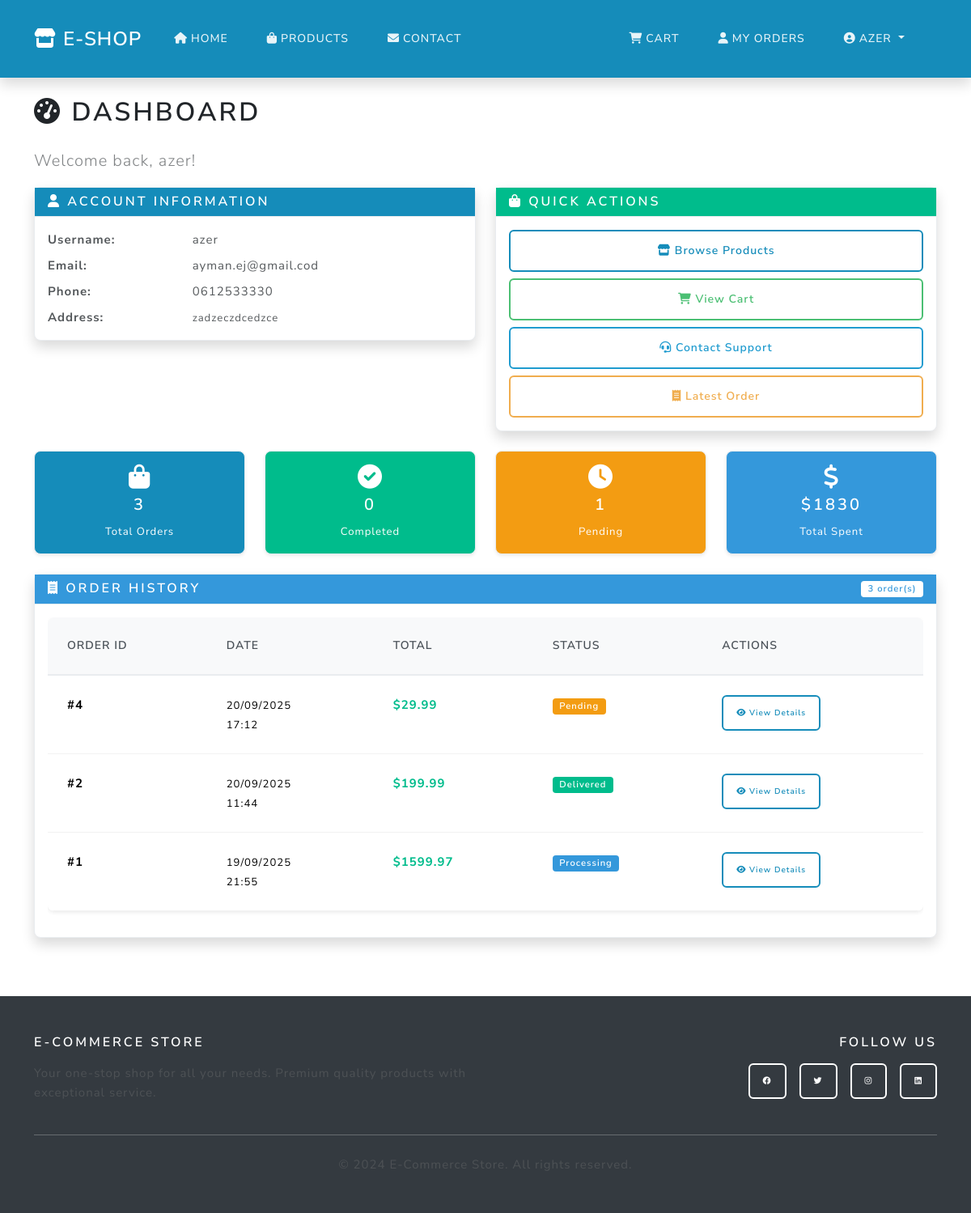
Before: /dashboard (signed in) with the older database file.
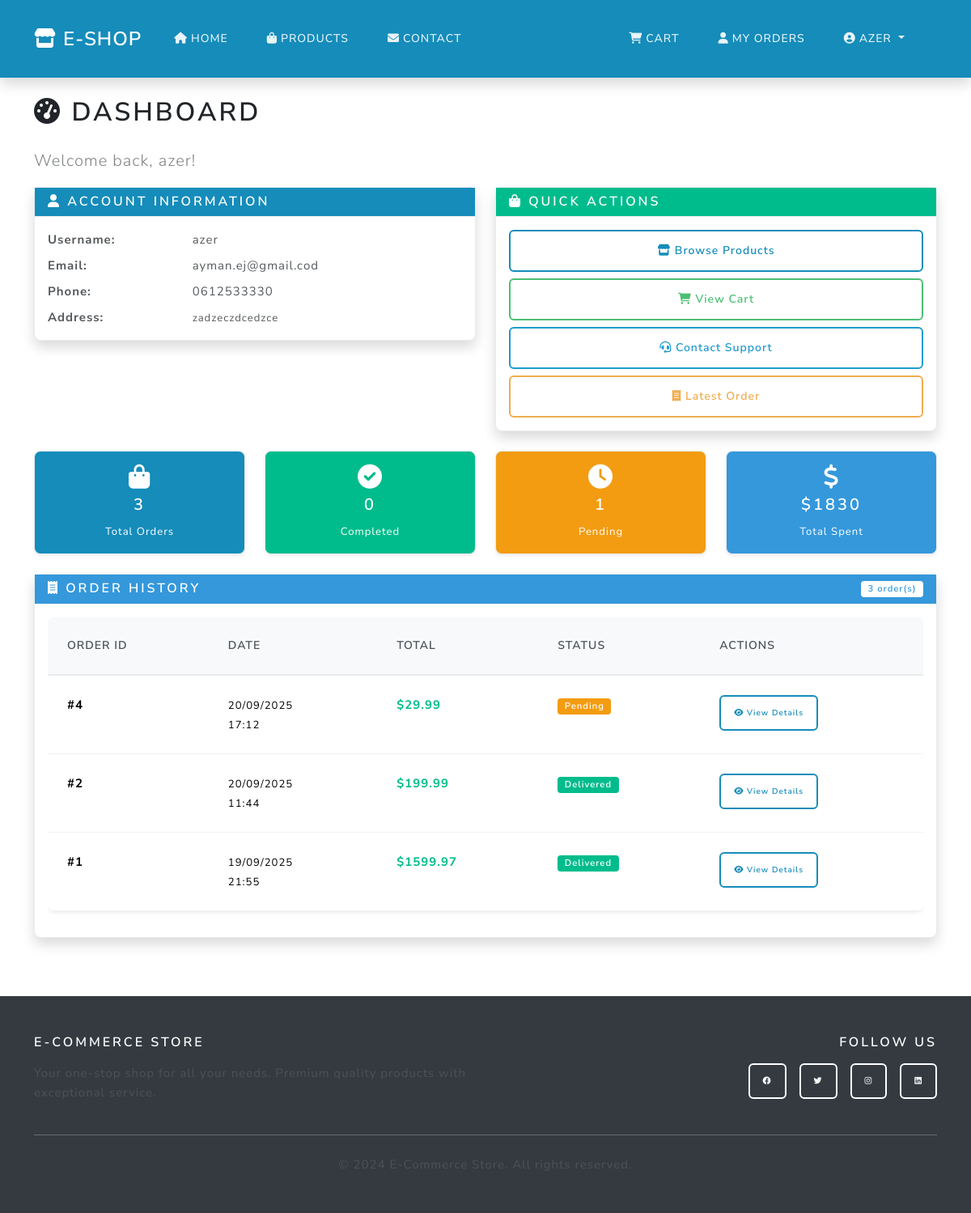
After: the same page with the newer database file.
### main.py (models this page shows)
class Order(db.Model):
    id = db.Column(db.Integer, primary_key=True)
    user_id = db.Column(db.Integer, db.ForeignKey('user.id'), nullable=False)
    total = db.Column(db.Float, nullable=False)
    status = db.Column(db.String(20), default='pending')
    created_at = db.Column(db.DateTime, default=db.func.current_timestamp())

### main.py (the view)
@app.route('/dashboard')
@login_required
def dashboard():
    orders = Order.query.filter_by(user_id=current_user.id).order_by(Order.created_at.desc()).all()
    return render_template('dashboard.html', orders=orders)

### main.py (called while the page is built)
@login_manager.user_loader
def load_user(user_id):
    return User.query.get(int(user_id))

### templates/dashboard.html (shortened to what the changed rows need)
{% extends "base.html" %}
{% block content %}
<div class="container py-4">
  <div class="row">
    <div class="col-12">
      <h1 class="mb-4"><i class="fas fa-tachometer-alt"></i> Dashboard</h1>
    </div>
  </div>
  <div class="row">
    <div class="col-12">
      <div class="card shadow">
        <div class="card-body">
          {% if orders %}
          <div class="table-responsive">
            <table class="table table-hover">
              <thead>
                <tr>
                  <th>Order ID</th>
                  <th>Date</th>
                  <th>Total</th>
                  <th>Status</th>
                  <th>Actions</th>
                </tr>
              </thead>
              <tbody>
                {% for order in orders %}
                <tr>
                  <td><strong>#{{ order.id }}</strong></td>
                  <td>
                    <small>
                      {{ order.created_at.strftime('%d/%m/%Y') if order.created_at else 'N/A' }}<br>
                      {{ order.created_at.strftime('%H:%M') if order.created_at else '' }}
                    </small>
                  </td>
                  <td><strong class="text-success">${{ "%.2f"|format(order.total) }}</strong></td>
                  <td>
                    {% if order.status == 'pending' %}
                      <span class="badge bg-warning">Pending</span>
                    {% elif order.status == 'processing' %}
                      <span class="badge bg-info">Processing</span>
                    {% elif order.status == 'shipped' %}
                      <span class="badge bg-primary">Shipped</span>
                    {% elif order.status == 'delivered' %}
                      <span class="badge bg-success">Delivered</span>
                    {% elif order.status == 'completed' %}
                      <span class="badge bg-success">Completed</span>
                    {% elif order.status == 'cancelled' %}
                      <span class="badge bg-danger">Cancelled</span>
                    {% else %}
                      <span class="badge bg-secondary">{{ order.status.title() }}</span>
                    {% endif %}
                  </td>
                  <td>
                    <a href="{{ url_for('order_detail', order_id=order.id) }}"
                       class="btn btn-sm btn-outline-primary">
                      <i class="fas fa-eye"></i> View Details
                    </a>
                  </td>
                </tr>
                {% endfor %}
              </tbody>
            </table>
          </div>
          {% endif %}
        </div>
      </div>
    </div>
  </div>
</div>
{% endblock %}

Changed rows visible on the page:
changed Order id 1: status "Processing" → "Delivered"
